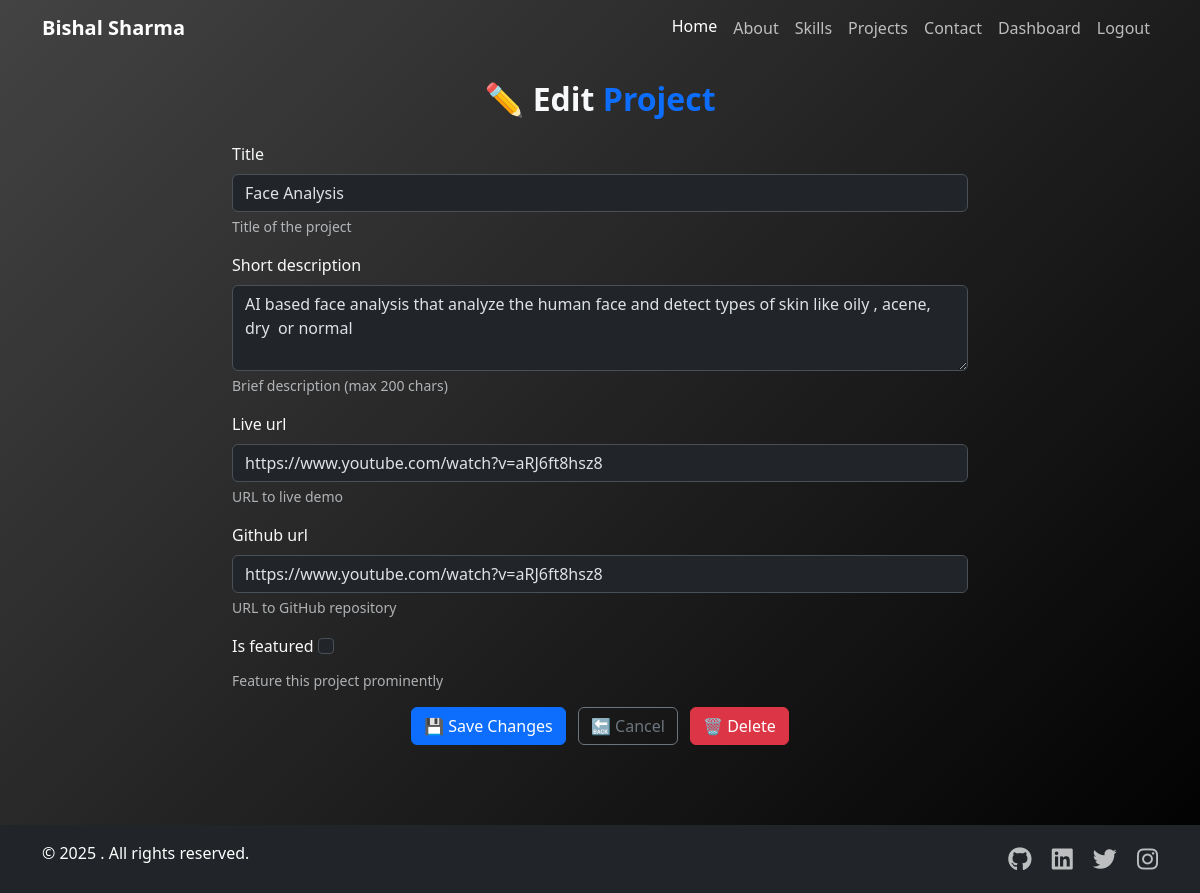
The app's page /projects/5/edit/ (signed in) with its own data.
### projects/models.py (models this page shows, shortened)
class Project(models.Model):
    user = models.ForeignKey(User, on_delete=models.CASCADE)
    title = models.CharField(
        max_length=100,
        validators=[MinLengthValidator(3)],
        help_text="Title of the project"
    )
    slug = models.SlugField(
        max_length=100,
        unique=True,
        blank=True,
        help_text="URL-friendly version of the title (auto-generated)"
    )
    short_description = models.CharField(
        max_length=200,
        help_text="Brief description (max 200 chars)"
    )
    github_url = models.URLField(
        blank=True,
        null=True,
        help_text="URL to GitHub repository"
    )
    live_url = models.URLField(
        blank=True,
        null=True,
        help_text="URL to live demo"
    )
    is_featured = models.BooleanField(
        default=False,
        help_text="Feature this project prominently"
    )
    display_order = models.PositiveIntegerField(
        default=0,
        help_text="Higher numbers appear first"
    )
    created_at = models.DateTimeField(auto_now_add=True)
    updated_at = models.DateTimeField(auto_now=True)
    class Meta:
        ordering = ['-display_order', '-created_at']

### projects/views.py (the view)
# urls.py: path('projects/<int:pk>/edit/', views.project_edit, name='project_edit'),
@login_required(login_url=reverse_lazy('account_login'))
def project_edit(request, pk):
    project = get_object_or_404(Project, pk=pk)
    if project.user != request.user:
        messages.error(request, "You don't have permission to edit this project.")
        return redirect('projects_list')
    if request.method == 'POST':
        form = ProjectForm(request.POST, request.FILES, instance=project)
        if form.is_valid():
            form.save()
            messages.success(request, 'Project updated successfully!')
            return redirect('projects_list')
    else:
        form = ProjectForm(instance=project)
    return render(request, 'projects/project_edit.html', {
        'form': form,
        'project': project
    })

### projects/forms.py
class ProjectForm(forms.ModelForm):
    class Meta:
        model = Project
        fields = ['title', 'short_description',  'live_url', 'github_url','is_featured']
        widgets = {
            'short_description': forms.Textarea(attrs={'rows': 3}),
            'is_featured': forms.CheckboxInput(attrs={'class': 'form-check-input'}),
        }
    def __init__(self, *args, **kwargs):
        super().__init__(*args, **kwargs)
        for field in self.fields:
            if field not in ['is_featured']:  # Skip checkbox since we styled it above
                self.fields[field].widget.attrs.update({'class': 'form-control'})

### projects/templates/projects/project_edit.html (shortened to what this page needs)
{% extends "home/base.html" %}
{% block content %}
<section class="section">
  <div class="container">
    <h2 class="text-center fw-bold mb-4">✏️ Edit <span class="text-primary">Project</span></h2>
    <div class="row justify-content-center">
      <div class="col-md-8">
        <form method="post" enctype="multipart/form-data">
          {% for field in form %}
          <div class="mb-3">
            <label for="{{ field.id_for_label }}" class="form-label">{{ field.label }}</label>
            {{ field }}
            {% if field.help_text %}
            <div class="form-text">{{ field.help_text }}</div>
            {% endif %}
          </div>
          {% endfor %}
          <div class="text-center">
            <button type="submit" class="btn btn-primary">💾 Save Changes</button>
            <a href="{% url 'projects_list' %}" class="btn btn-outline-secondary ms-2">🔙 Cancel</a>
            {% if user.is_authenticated %}
              <button type="button" class="btn btn-danger ms-2" data-bs-toggle="modal" data-bs-target="#deleteModal">
                🗑️ Delete
              </button>
            {% endif %}
          </div>
        </form>
      </div>
    </div>
  </div>
</section>
{% endblock content %}

### home/static/css/home.css (style rules this page uses)
:root { --primary-gradient: linear-gradient(135deg, #667eea 0%, #764ba2 100%); --secondary-gradient: linear-gradient(135deg, #434343 0%, #000000 100%); --dark-bg: #121212; --darker-bg: #0a0a0a; }
body { background: var(--dark-bg); color: #f8f9fa; font-family: 'Segoe UI', Tahoma, Geneva, Verdana, sans-serif; }
.gradient-bg { background: var(--secondary-gradient); min-height: 100vh; }
.section { padding: 80px 0; }

### records on screen
Project: form "Face Analysis" "AI based face analysis that analyze the human face and detect types of skin like oily , acene, dry or normal" "https://www.youtube.com/watch?v=aRJ6ft8hsz8" "https://www.youtube.com/watch?v=aRJ6ft8hsz8"

### other values on screen
{{ field.label }} "Title" "Short description" "Live url" "Github url" "Is featured"
{{ field.help_text }} "Title of the project" "Brief description (max 200 chars)" "URL to live demo" "URL to GitHub repository" "Feature this project prominently"
